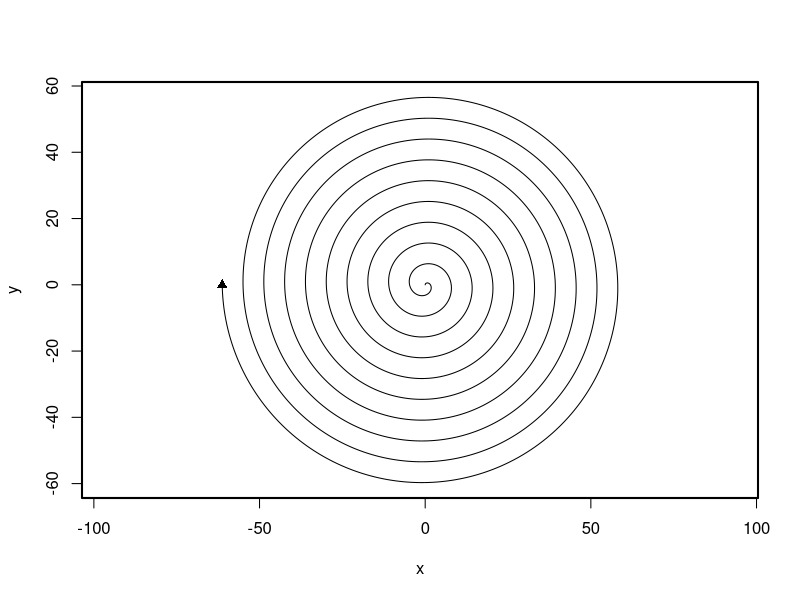
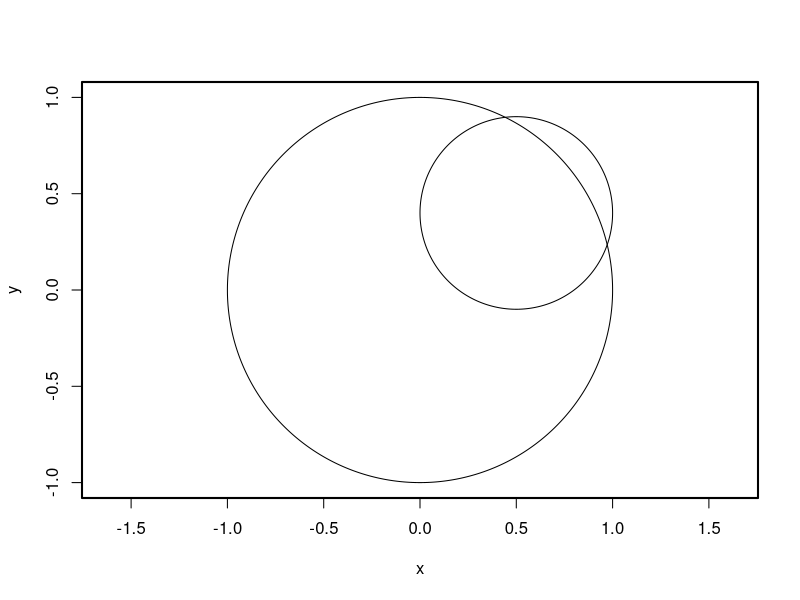

The R source for these figures, in order:
#archimedean spiral
n <- 5E3
max_t <- 20 * pi - pi/2
t <- seq(0, max_t, length.out = n)
x <- sin(t) * t
y <- cos(t) * t
plot(x, y, type = "l", asp = 1)
points(tail(x,1), tail(y,1), col = 1, pch = 17)
box(lwd = 2)

#two circles
n <- 1E3
t <- seq(0, 2 * pi, length.out = n)
x <- sin(t)
y <- cos(t)
plot(x, y, type = "l", asp = 1)
# lines(x/2 + 1/5, y/2 + 2/5)
lines(x/2 + 1/2, y/2 + 2/5)
box(lwd = 2)
